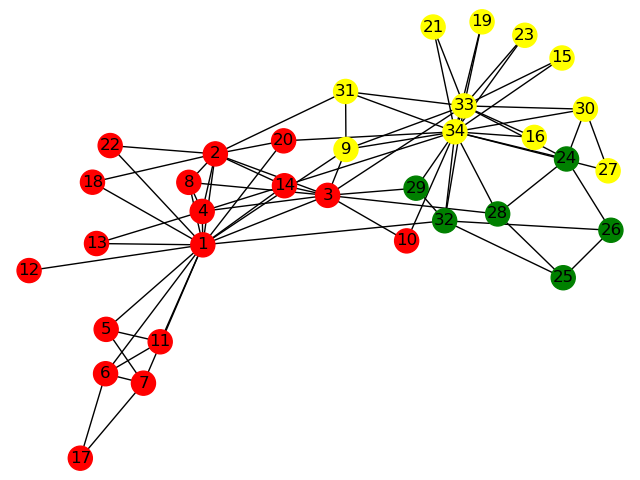

This chart was generated by the following Python code:
import collections
import random
import matplotlib.pyplot as plt
import networkx as nx

def load_graph(path):
    G = collections.defaultdict(dict)
    with open(path) as text:
        for line in text:
            vertices = line.strip().split()
            v_i = int(vertices[0])
            v_j = int(vertices[1])
            w = float(vertices[2])
            G[v_i][v_j] = w
            G[v_j][v_i] = w
    return G

class Vertex():
    def __init__(self, vid, cid, nodes, k_in=0):
        self._vid = vid
        self._cid = cid
        self._nodes = nodes
        self._kin = k_in  # 结点内部的边的权重

class Louvain():
    def __init__(self, G):
        self._G = G
        # self.G1_copy = G1.copy()
        self._m = 0  # 边数量
        self._cid_vertices = {}  # 需维护的关于社区的信息(社区编号,其中包含的结点编号的集合)
        self._vid_vertex = {}  # 需维护的关于结点的信息(结点编号，相应的Vertex实例)
        for vid in self._G.keys():
            self._cid_vertices[vid] = set([vid])
            self._vid_vertex[vid] = Vertex(vid, vid, set([vid]))
            self._m += sum([1 for neighbor in self._G[vid].keys() if neighbor > vid])

    def first_stage(self):
        mod_inc = False  # 用于判断算法是否可终止
        visit_sequence = self._G.keys()
        random.shuffle(list(visit_sequence))
        while True:
            can_stop = True  # 第一阶段是否可终止
            for v_vid in visit_sequence:
                v_cid = self._vid_vertex[v_vid]._cid
                k_v = sum(self._G[v_vid].values()) + self._vid_vertex[v_vid]._kin
                cid_Q = {}
                for w_vid in self._G[v_vid].keys():
                    w_cid = self._vid_vertex[w_vid]._cid
                    if w_cid in cid_Q:
                        continue
                    else:
                        tot = sum(
                            [sum(self._G[k].values()) + self._vid_vertex[k]._kin for k in self._cid_vertices[w_cid]])
                        if w_cid == v_cid:
                            tot -= k_v
                        k_v_in = sum([v for k, v in self._G[v_vid].items() if k in self._cid_vertices[w_cid]])
                        delta_Q = k_v_in - k_v * tot / self._m  # 由于只需要知道delta_Q的正负，所以少乘了1/(2*self._m)
                        cid_Q[w_cid] = delta_Q

                cid, max_delta_Q = sorted(cid_Q.items(), key=lambda item: item[1], reverse=True)[0]
                if max_delta_Q > 0.0 and cid != v_cid:
                    self._vid_vertex[v_vid]._cid = cid
                    self._cid_vertices[cid].add(v_vid)
                    self._cid_vertices[v_cid].remove(v_vid)
                    can_stop = False
                    mod_inc = True
            if can_stop:
                break
        return mod_inc

    def second_stage(self):
        cid_vertices = {}
        vid_vertex = {}
        for cid, vertices in self._cid_vertices.items():
            if len(vertices) == 0:
                continue
            new_vertex = Vertex(cid, cid, set())
            for vid in vertices:
                new_vertex._nodes.update(self._vid_vertex[vid]._nodes)
                new_vertex._kin += self._vid_vertex[vid]._kin
                for k, v in self._G[vid].items():
                    if k in vertices:
                        new_vertex._kin += v / 2.0
            cid_vertices[cid] = set([cid])
            vid_vertex[cid] = new_vertex

        G = collections.defaultdict(dict)
        for cid1, vertices1 in self._cid_vertices.items():
            if len(vertices1) == 0:
                continue
            for cid2, vertices2 in self._cid_vertices.items():
                if cid2 <= cid1 or len(vertices2) == 0:
                    continue
                edge_weight = 0.0
                for vid in vertices1:
                    for k, v in self._G[vid].items():
                        if k in vertices2:
                            edge_weight += v
                if edge_weight != 0:
                    G[cid1][cid2] = edge_weight
                    G[cid2][cid1] = edge_weight

        self._cid_vertices = cid_vertices
        self._vid_vertex = vid_vertex
        self._G = G

    def get_communities(self):
        communities = []
        for vertices in self._cid_vertices.values():
            if len(vertices) != 0:
                c = set()
                for vid in vertices:
                    c.update(self._vid_vertex[vid]._nodes)
                communities.append(c)
        return communities

    def execute(self):
        iter_time = 1
        while True:
            iter_time += 1
            mod_inc = self.first_stage()
            if mod_inc:
                self.second_stage()
            else:
                break
        return self.get_communities()


if __name__ == '__main__':
    G = load_graph('test.txt')
    G1 = nx.read_gml('karate.gml',label='id')
    algorithm = Louvain(G)
    color=['red','yellow','green','pink','blue']
    communities = algorithm.execute()
    # 按照社区大小从大到小排序输出
    communities = sorted(communities, key=lambda b: -len(b)) # 按社区大小排序
    count = 0
    color_map={}
    node_list = list(G1.nodes)
    for communitie in communities:
        count += 1
        communitie = list(communitie)
        # print(communitie)
        for i in range(len(communitie)):
            color_map[node_list[communitie[i]-1]]=color[count-1]
    # color_map=list(color_map)
    color_map1 = [c[1] for c in  sorted(color_map.items(),key=lambda x:x[0])]

    options = {
        "node_color":color_map1,
        "with_labels": True
    }

    nx.draw(G1,**options)
    plt.show()
